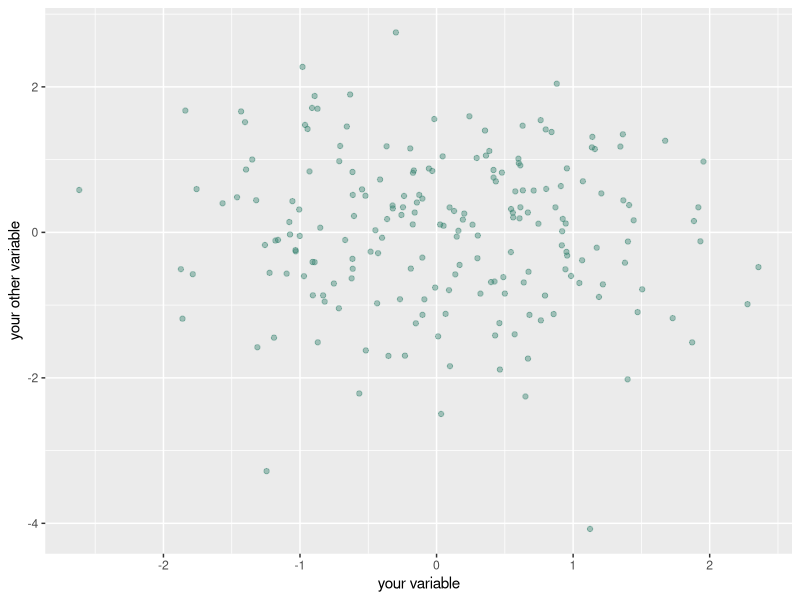

Write the R code that produced this figure.
## ---- chunk 1
#| include: false
# Package setup lives in one shared chunk so every chapter starts from a
# consistent environment. Add libraries you use across the book here.
library(tidyverse)
## ---- chunk 2
#| label: fig-eda-sneak-peek
#| fig-cap: "A first glimpse of your data. Replace this figure with your EDA output."
# A tiny placeholder plot so the book renders before you add your own analysis.
ggplot(data.frame(x = rnorm(200), y = rnorm(200)), aes(x, y)) +
  geom_point(alpha = 0.4, colour = "#2E7D6B") +
  labs(x = "your variable", y = "your other variable")
